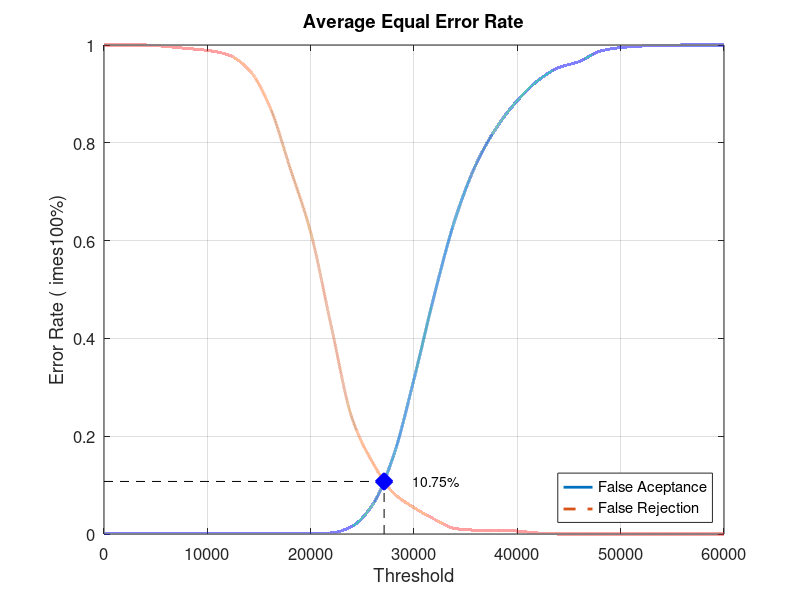
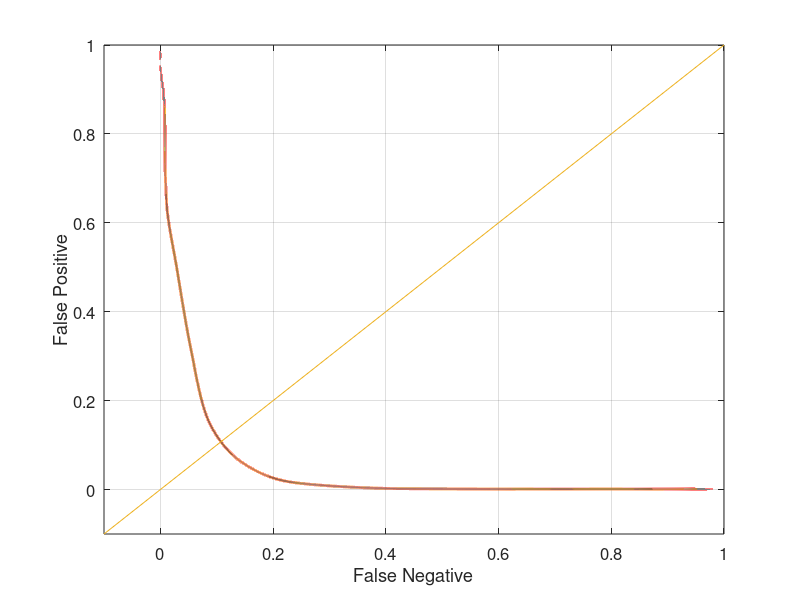

These figures' MATLAB source, in order:
close all;
clear;
clc;
x = 0:2000:60000;
xq = 0:0.5:60000;

y0 = [0 0.00105263 0.00105263 0.00105263 0.00105263 0.00105263 0.00105263 0.00105263 0.00105263 0.00105263 0.00105263 0.00210526 0.0157895 0.06 0.158947 0.316842 0.491579 0.645263 0.755789 0.831579 0.886316 0.927368 0.953684 0.966316 0.987368 0.994737 0.997895 0.998947 1 1 1]
yy0 = interp1(x, y0, xq, 'pchip');
y1 = [1 1 1 0.997 0.993 0.989 0.98 0.95 0.876 0.749 0.617 0.424 0.237 0.146 0.084 0.054 0.03 0.011 0.008 0.008 0.006 0.002 0 0 0 0 0 0 0 0 0]
yy1 = interp1(x, y1, xq, 'pchip');

% Calculating EER: 
y2 = abs(y0 - y1);
find(y2 == min(y2))
yy2 = abs(yy0 - yy1);
xEER = find(yy2 == min(yy2));
xEERIndex = xq(xEER) % X-axis EER
yEER = yy0(xEER) % Y-axis EER

main = figure
plot(xq, yy0,'-','LineWidth', 2);	hold on
plot(xq, yy1,'--','LineWidth', 2);	hold on
plot([xEERIndex xEERIndex], [0 yEER], 'k--');	hold on
plot([0 xEERIndex], [yEER yEER], 'k--');	hold on
plot(xEERIndex, yEER, 'bx', 'LineWidth', 10);	hold on
text(xEERIndex + 10 * xEERIndex / 100, yEER, [num2str(round((10000 * yEER)) / 100) '%'])
legend('False Aceptance', 'False Rejection', 'Location', 'SouthEast')
xlabel('Threshold')
ylabel('Error Rate (	imes100%)')
title('Average Equal Error Rate')
set(gca, 'FontSize', 12)
axis([0 60000 0 1])
grid on

print(main, 'Database3AverageMain', '-dpng');
FNRxFPR = figure('Color', [1 1 1]);
plot(yy1, yy0, '-', yy1, yy0, 'LineWidth', 2);
hold on
y = -0.1:0.1:1
plot(y, y); 
set(gca, 'FontSize', 12)
xlabel('False Negative')
ylabel('False Positive')
axis([-0.1 1 -0.1 1])
set(gca, 'FontSize', 12)
grid on

print(FNRxFPR, 'Database3AverageFNRxFPR','-dpng');
